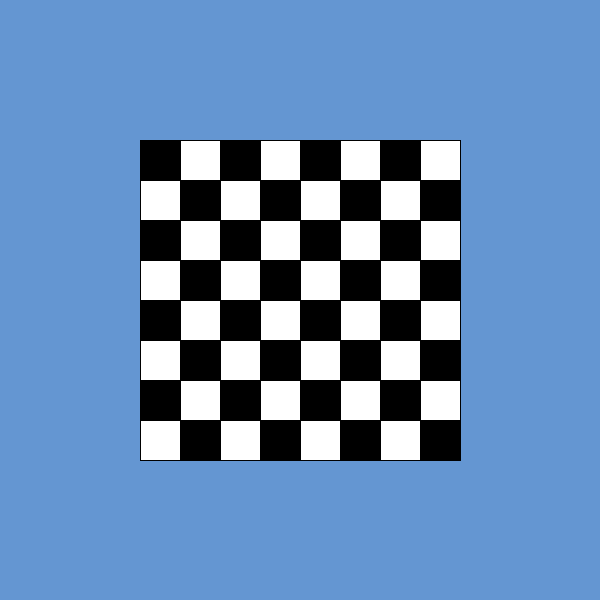
Frame 1 (no input)
Frame 60 (the mouse pressed at the canvas centre just before this capture): identical to frame 1, image omitted
Frame 120 (the mouse held since frame 60 and released just before this capture): identical to frame 1, image omitted

The Processing sketch that drew this single still picture (run headless with seeded random() and noise(); from frame 60 on, the mouse is pressed at the canvas centre):

// Processing sketch: Task6
// ── Task6.pde
int [][] chess_board = new int [8][8];

int sideLength = 40;


void setup () {
  
  size(600, 600);
  background(100, 150, 210);

  for (int x = 0; x < chess_board.length; x++)
 {   
        for (int y = 0; y < chess_board[x].length; y++)
        {
          
          

         
            if (x % 2 == 0 && y % 2 ==0)
            {
             
                chess_board[x][y] = 0;
            
            }
            
            else if (x % 2 == 0 && y % 2 == 1){
              
                chess_board[x][y] = 1;
              
            }
            else if (x % 2 == 1 && y % 2 == 1) {
              
                chess_board[x][y] = 0;
            }

            else if (x % 2 == 1 && y % 2 == 0) {
            
              chess_board[x][y] = 1;
            }
        
        
        

            
        }



}

}




void draw() {

  
  
    for (int x = 0; x < chess_board.length; x++)
 {   
        for (int y = 0; y < chess_board[x].length; y++)
        {


          if (chess_board[x][y] == 0) {
          
            fill(0);
          }
          
          else {
          
            fill(255);
          }
          
          rect(x * sideLength + ((width-(8*sideLength))/2), y * sideLength+((height-(8*sideLength))/2), sideLength, sideLength);  

        
        }

}

}
